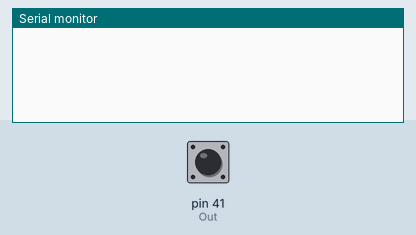
Simulated run of this sketch. Board: Arduino Mega 2560, built with avr-gcc and run on an emulated ATmega2560. Parts: the last lines printed to the serial monitor. Inputs (shaded band) come from the test bench; at power-on: pin 41 (Out) LOW.

Above: at 1.5 s.
1.6 s: pin 41 (Out) pulsed HIGH 2 times (0.12 s each, 0.3 s apart)
At 3.4 s:
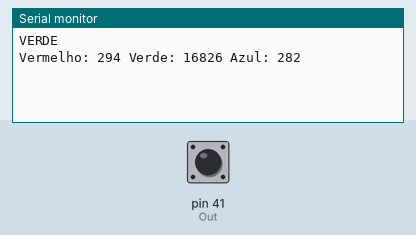
4.4 s: pin 41 (Out) pulsed HIGH 5 times (0.12 s each, 0.3 s apart)
At 6.2 s:
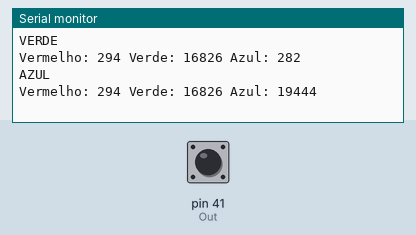

The sketch:

Determina_cores.ino
```cpp
#include "MPU9250.h"
#include <NewPing.h>

#define MD 5
#define MDINA 34
#define MDINB 36
#define MDEN 38
#define ENCODER_D 2

#define ME 4
#define MEINA 42
#define MEINB 44
#define MEEN 40
#define ENCODER_E 3

#define LED_dir 48
#define LED_esq 46
#define LED_dir_T 52
#define LED_esq_T 50
#define LDR_dir A5
#define LDR_esq A6
#define LDR_dir_T A3
#define LDR_esq_T A4

#define POT_MIN_MOTOR 40
#define POT_MAX_MOTOR 45
#define POT_MED_MOTOR_ESQ 45
#define POT_MED_MOTOR_DIR 48

#define BRANCO 0
#define PRETO 6
#define min_esq 112
#define max_esq 170
#define min_dir 104
#define max_dir 150
#define MED_ESQ (min_esq+max_esq)/2
#define MED_DIR (min_dir+max_dir)/2

#define TRIGGER_PIN_Front  45
#define TRIGGER_PIN_Dir  53
#define TRIGGER_PIN_Esq  49
#define US_FRONT     43
#define US_ESQ      47
#define US_DIR      51
#define MAX_DISTANCE 200
#define TIME_STEP 20
#define Turn_Tension 3
#define DIST_OBJ 15
#define DIST_OBJ_LATERAL 20

#define S0 33
#define S1 35
#define S2 37
#define S3 39
#define Out 41

#define BUTTON 23

#define kp 0.00005
#define ki 0
#define kd 0

#define direita 0
#define esquerda 1
#define frente 2
#define tras 3
#define ultra_f 4
#define ultra_l 5

NewPing usFront(TRIGGER_PIN_Front, US_FRONT, MAX_DISTANCE);
NewPing usDir(TRIGGER_PIN_Dir, US_DIR, MAX_DISTANCE);
NewPing usEsq(TRIGGER_PIN_Esq, US_ESQ, MAX_DISTANCE);

// PID Motores
int p = 0;
int i = 0;
int d = 0;
int erro_atual = 0;
int erro_total = 0;
int erro_ant = 0;
int pot_motor_esq = 45;
int pot_motor_dir = 55;
int encoder_d = 0;
int encoder_e = 0;

// Leitura LDR
int leitura_max = 0;
int leitura_min = 1000;
int contador = 0;
int iteracoes = 5;
int vetor_leituras_esquerda[5];
int vetor_leituras_direita[5];
int vetor_leituras_us_front[5];
int vetor_leituras_us_lat[5];
int validacao = 0;
int leitura_dir = 0;
int leitura_esq = 0;
int leitura_front = 0;
int leitura_lat = 0;

// An MPU9250 object with the MPU-9250 sensor on I2C bus 0 with address 0x68
MPU9250 gyro(Wire,0x68);
int status;
float degreeZ = 0;

int green_freq = 0;
int red_freq = 0;
int blue_freq = 0;

int red = 0;
int green = 0;
int blue = 0;

void setup() {

  pinMode(S0, OUTPUT);
  pinMode(S1, OUTPUT);
  pinMode(S2, OUTPUT);
  pinMode(S3, OUTPUT);
  pinMode(Out, INPUT);

  digitalWrite(S0, HIGH);
  digitalWrite(S1, LOW);
  // Setting frequency scaling to 20%

  Serial.begin(9600);
  delay(300);
}

void loop() {
    // Setting RED (R) filtered photodiodes to be read
  digitalWrite(S2,LOW);
  digitalWrite(S3,LOW);

  red_freq = pulseIn(Out, LOW);
  red = map(red_freq, 29, 217, 255, 0);

   // Setting GREEN (G) filtered photodiodes to be read
  digitalWrite(S2,HIGH);
  digitalWrite(S3,HIGH);

  green_freq = pulseIn(Out, LOW);
  green = map(green_freq, 29, 285, 255, 0);

  // Setting BLUE (B) filtered photodiodes to be read
  digitalWrite(S2,LOW);
  digitalWrite(S3,HIGH);

  blue_freq = pulseIn(Out, LOW);
  blue = map(blue_freq, 24, 245, 255, 0);

    if ((red > green) && (red > blue)){
        Serial.println("VERMELHO");
    }else if ((green > red) && (green > blue)){
        Serial.println("VERDE");
    }else if ((blue > red) && (blue > green)){
        Serial.println("AZUL");
    }else{
        Serial.println("ZeCava");
    }
    Serial.print("Vermelho: ");
    Serial.print(red);
    Serial.print(" Verde: ");
    Serial.print(green);
    Serial.print(" Azul: ");
    Serial.print(blue);
    Serial.println("");
  delay(200);
}
```

Measured:
- after the input at 1.6 s, the serial monitor: prints a new line after 1.3 s (image 1)
- after the input at 4.4 s, the serial monitor: prints a new line after 0.60 s (image 2)
